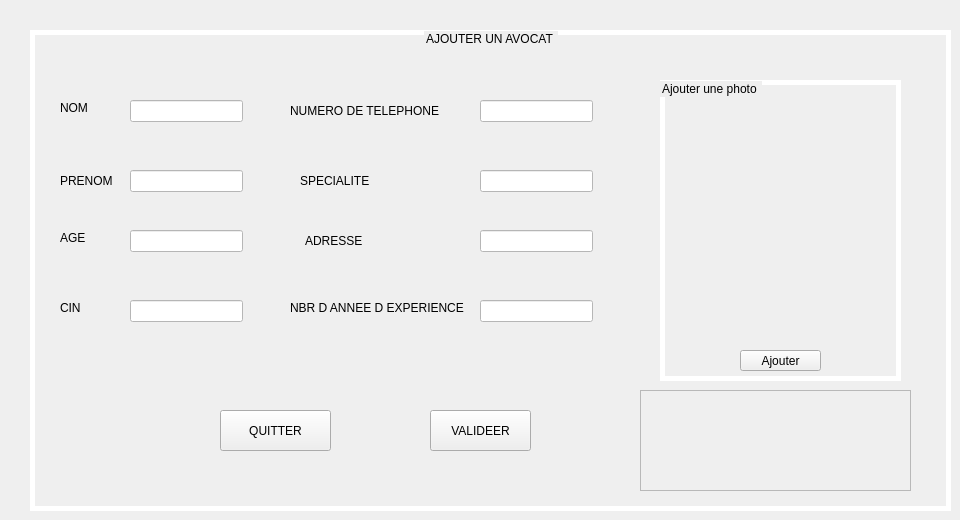
   <widget class="QWidget" name="ajout">
    <attribute name="title">
     <string>Ajout </string>
    </attribute>
    <widget class="QGroupBox" name="groupBox_ajouteravocat">
     <property name="geometry">
      <rect>
       <x>30</x>
       <y>30</y>
       <width>921</width>
       <height>481</height>
      </rect>
     </property>
     <property name="styleSheet">
      <string notr="true">QGroupBox{
border: 5px solid gray;
	border-color: rgb(255, 255, 255);
font: 10pt &quot;MS Shell Dlg 2&quot;;


}

 </string>
     </property>
     <property name="title">
      <string>AJOUTER UN AVOCAT </string>
     </property>
     <property name="alignment">
      <set>Qt::AlignCenter</set>
     </property>
     <property name="checkable">
      <bool>false</bool>
     </property>
     <property name="checked">
      <bool>false</bool>
     </property>
     <widget class="QLabel" name="label_t1nom">
      <property name="geometry">
       <rect>
        <x>30</x>
        <y>70</y>
        <width>56</width>
        <height>16</height>
       </rect>
      </property>
      <property name="styleSheet">
       <string notr="true">font: 87 8pt &quot;Segoe UI Black&quot;;</string>
      </property>
      <property name="text">
       <string>NOM</string>
      </property>
     </widget>
     <widget class="QLabel" name="label_t1prenom">
      <property name="geometry">
       <rect>
        <x>30</x>
        <y>140</y>
        <width>71</width>
        <height>21</height>
       </rect>
      </property>
      <property name="styleSheet">
       <string notr="true">font: 87 8pt &quot;Segoe UI Black&quot;;</string>
      </property>
      <property name="text">
       <string>PRENOM</string>
      </property>
     </widget>
     <widget class="QLabel" name="label_t1age">
      <property name="geometry">
       <rect>
        <x>30</x>
        <y>200</y>
        <width>56</width>
        <height>16</height>
       </rect>
      </property>
      <property name="styleSheet">
       <string notr="true">font: 87 8pt &quot;Segoe UI Black&quot;;</string>
      </property>
      <property name="text">
       <string>AGE</string>
      </property>
     </widget>
     <widget class="QLabel" name="label_t1cin">
      <property name="geometry">
       <rect>
        <x>30</x>
        <y>270</y>
        <width>56</width>
        <height>16</height>
       </rect>
      </property>
      <property name="styleSheet">
       <string notr="true">font: 87 8pt &quot;Segoe UI Black&quot;;</string>
      </property>
      <property name="text">
       <string>CIN</string>
      </property>
     </widget>
     <widget class="QLabel" name="label_t1num">
      <property name="geometry">
       <rect>
        <x>260</x>
        <y>70</y>
        <width>191</width>
        <height>21</height>
       </rect>
      </property>
      <property name="styleSheet">
       <string notr="true">font: 87 8pt &quot;Segoe UI Black&quot;;</string>
      </property>
      <property name="text">
       <string>NUMERO DE TELEPHONE</string>
      </property>
     </widget>
     <widget class="QLabel" name="label_t1adr">
      <property name="geometry">
       <rect>
        <x>275</x>
        <y>200</y>
        <width>71</width>
        <height>21</height>
       </rect>
      </property>
      <property name="styleSheet">
       <string notr="true">font: 87 8pt &quot;Segoe UI Black&quot;;</string>
      </property>
      <property name="text">
       <string>ADRESSE</string>
      </property>
     </widget>
     <widget class="QLabel" name="label_t1nbr">
      <property name="geometry">
       <rect>
        <x>260</x>
        <y>270</y>
        <width>191</width>
        <height>16</height>
       </rect>
      </property>
      <property name="styleSheet">
       <string notr="true">font: 87 8pt &quot;Segoe UI Black&quot;;</string>
      </property>
      <property name="text">
       <string>NBR D ANNEE D EXPERIENCE</string>
      </property>
     </widget>
     <widget class="QLabel" name="label_t1speciali">
      <property name="geometry">
       <rect>
        <x>270</x>
        <y>140</y>
        <width>111</width>
        <height>21</height>
       </rect>
      </property>
      <property name="styleSheet">
       <string notr="true">font: 87 8pt &quot;Segoe UI Black&quot;;</string>
      </property>
      <property name="text">
       <string>SPECIALITE</string>
      </property>
     </widget>
     <widget class="QLineEdit" name="lineEdit_t1nom">
      <property name="geometry">
       <rect>
        <x>100</x>
        <y>70</y>
        <width>113</width>
        <height>22</height>
       </rect>
      </property>
      <property name="styleSheet">
       <string notr="true">background-color: rgb(255, 255, 255);

/*font: 75 8pt &quot;Monotype Koufi&quot;; */</string>
      </property>
      <property name="text">
       <string/>
      </property>
     </widget>
     <widget class="QLineEdit" name="lineEdit_t1prenom">
      <property name="geometry">
       <rect>
        <x>100</x>
        <y>140</y>
        <width>113</width>
        <height>22</height>
       </rect>
      </property>
      <property name="styleSheet">
       <string notr="true">background-color: rgb(255, 255, 255);</string>
      </property>
     </widget>
     <widget class="QLineEdit" name="lineEdit_t1age">
      <property name="geometry">
       <rect>
        <x>100</x>
        <y>200</y>
        <width>113</width>
        <height>22</height>
       </rect>
      </property>
      <property name="styleSheet">
       <string notr="true">background-color: rgb(255, 255, 255);</string>
      </property>
     </widget>
     <widget class="QLineEdit" name="lineEdit_t1cin">
      <property name="geometry">
       <rect>
        <x>100</x>
        <y>270</y>
        <width>113</width>
        <height>22</height>
       </rect>
      </property>
      <property name="styleSheet">
       <string notr="true">background-color: rgb(255, 255, 255);</string>
      </property>
     </widget>
     <widget class="QLineEdit" name="lineEdit_t1numerotele">
      <property name="geometry">
       <rect>
        <x>450</x>
        <y>70</y>
        <width>113</width>
        <height>22</height>
       </rect>
      </property>
      <property name="styleSheet">
       <string notr="true">
background-color: rgb(255, 255, 255);</string>
      </property>
     </widget>
     <widget class="QLineEdit" name="lineEdit_t1specialite">
      <property name="geometry">
       <rect>
        <x>450</x>
        <y>140</y>
        <width>113</width>
        <height>22</height>
       </rect>
      </property>
      <property name="styleSheet">
       <string notr="true">background-color: rgb(255, 255, 255);</string>
      </property>
     </widget>
     <widget class="QLineEdit" name="lineEdit_t1adr">
      <property name="geometry">
       <rect>
        <x>450</x>
        <y>200</y>
        <width>113</width>
        <height>22</height>
       </rect>
      </property>
      <property name="styleSheet">
       <string notr="true">background-color: rgb(255, 255, 255);</string>
      </property>
     </widget>
     <widget class="QLineEdit" name="lineEdit_t1anneeex">
      <property name="geometry">
       <rect>
        <x>450</x>
        <y>270</y>
        <width>113</width>
        <height>22</height>
       </rect>
      </property>
      <property name="styleSheet">
       <string notr="true">background-color: rgb(255, 255, 255);</string>
      </property>
     </widget>
     <widget class="QPushButton" name="pushButton_quitter">
      <property name="geometry">
       <rect>
        <x>190</x>
        <y>380</y>
        <width>111</width>
        <height>41</height>
       </rect>
      </property>
      <property name="text">
       <string>QUITTER</string>
      </property>
     </widget>
     <widget class="QPushButton" name="pushButton_valider">
      <property name="geometry">
       <rect>
        <x>400</x>
        <y>380</y>
        <width>101</width>
        <height>41</height>
       </rect>
      </property>
      <property name="text">
       <string>VALIDEER</string>
      </property>
     </widget>
     <widget class="QGroupBox" name="groupBox_7">
      <property name="geometry">
       <rect>
        <x>630</x>
        <y>50</y>
        <width>241</width>
        <height>301</height>
       </rect>
      </property>
      <property name="title">
       <string>Ajouter une photo </string>
      </property>
      <widget class="QPushButton" name="pushButton_4">
       <property name="geometry">
        <rect>
         <x>80</x>
         <y>270</y>
         <width>81</width>
         <height>21</height>
        </rect>
       </property>
       <property name="text">
        <string>Ajouter</string>
       </property>
      </widget>
     </widget>
     <widget class="QFrame" name="frame_2">
      <property name="geometry">
       <rect>
        <x>610</x>
        <y>360</y>
        <width>271</width>
        <height>101</height>
       </rect>
      </property>
      <property name="styleSheet">
       <string notr="true">image: url(:/log1.png);</string>
      </property>
      <property name="frameShape">
       <enum>QFrame::StyledPanel</enum>
      </property>
      <property name="frameShadow">
       <enum>QFrame::Raised</enum>
      </property>
     </widget>
    </widget>
   </widget>
